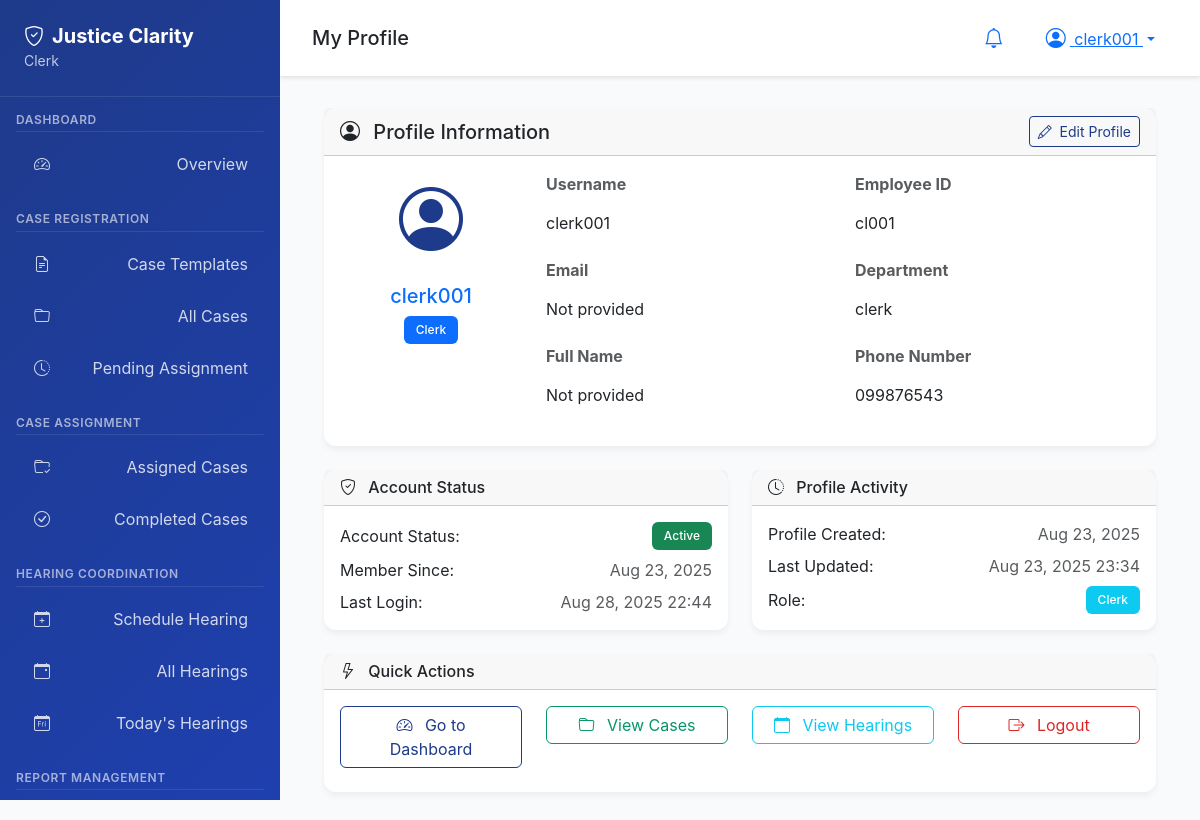
Page /profile/ (signed in) on the committed database.
### core/models.py (models this page shows, shortened)
class UserProfile(models.Model):
    ROLE_CHOICES = [
        ('clerk', 'Clerk'),
        ('judge', 'Judge'),
        ('prison_officer', 'Prison Officer'),
    ]
    user = models.OneToOneField(User, on_delete=models.CASCADE, related_name='profile')
    role = models.CharField(max_length=20, choices=ROLE_CHOICES)
    phone_number = models.CharField(max_length=15, blank=True, null=True)
    employee_id = models.CharField(max_length=20, unique=True)
    department = models.CharField(max_length=100, blank=True, null=True)
    is_active = models.BooleanField(default=True)
    created_at = models.DateTimeField(auto_now_add=True)
    updated_at = models.DateTimeField(auto_now=True)
    class Meta:
        verbose_name = "User Profile"
        verbose_name_plural = "User Profiles"

### core/views.py (the view, shortened to what this page needs)
# urls.py: path('profile/', views.profile_view, name='profile'),
@login_required
def profile_view(request):
    try:
        profile = request.user.profile
    except UserProfile.DoesNotExist:
        messages.error(request, 'User profile not found.')
        return redirect('core:dashboard')
    context = {
        'profile': profile,
        'user': request.user,
        'user_role': profile.role
    }
    if profile.role == 'judge':
        from court.models import Case, Hearing
        context.update({
            'total_cases_assigned': Case.objects.filter(assigned_judge=request.user).count(),
            'total_hearings_conducted': Hearing.objects.filter(judge=request.user, is_completed=True).count(),
            'recent_activity': Case.objects.filter(assigned_judge=request.user).order_by('-last_updated')[:5],
        })
    elif profile.role == 'clerk':
        from court.models import Case, Hearing
        context.update({
            'total_cases_processed': Case.objects.count(),
            'total_hearings_scheduled': Hearing.objects.count(),
            'recent_activity': Case.objects.order_by('-filing_date')[:5],
        })
    return render(request, 'core/profile.html', context)

### templates/core/profile.html (shortened to what this page needs)
{% extends 'base.html' %}
{% load static %}
{% block page_title %}My Profile{% endblock %}
{% block content %}
<div class="container-fluid">
    <div class="row">
        <div class="col-12">
            <div class="card mb-4">
                <div class="card-header d-flex justify-content-between align-items-center">
                    <h5 class="mb-0">
                        <i class="bi bi-person-circle me-2"></i>
                        Profile Information
                    </h5>
                    <div>
                        <button class="btn btn-outline-primary btn-sm" onclick="editProfile()">
                            <i class="bi bi-pencil me-1"></i>
                            Edit Profile
                        </button>
                    </div>
                </div>
                <div class="card-body">
                    <div class="row">
                        <div class="col-md-3 text-center">
                            <div class="profile-avatar mb-3">
                                <i class="bi bi-person-circle" style="font-size: 4rem; color: #1e3a8a;"></i>
                            </div>
                            <h5 class="text-primary">{{ user.get_full_name|default:user.username }}</h5>
                            <span class="badge bg-primary">{{ profile.get_role_display }}</span>
                        </div>
                        <div class="col-md-9">
                            <div class="row">
                                <div class="col-md-6">
                                    <div class="mb-3">
                                        <label class="form-label fw-bold text-muted">Username</label>
                                        <p class="form-control-plaintext">{{ user.username }}</p>
                                    </div>
                                    <div class="mb-3">
                                        <label class="form-label fw-bold text-muted">Email</label>
                                        <p class="form-control-plaintext">{{ user.email|default:"Not provided" }}</p>
                                    </div>
                                    <div class="mb-3">
                                        <label class="form-label fw-bold text-muted">Full Name</label>
                                        <p class="form-control-plaintext">{{ user.get_full_name|default:"Not provided" }}</p>
                                    </div>
                                </div>
                                <div class="col-md-6">
                                    <div class="mb-3">
                                        <label class="form-label fw-bold text-muted">Employee ID</label>
                                        <p class="form-control-plaintext">{{ profile.employee_id }}</p>
                                    </div>
                                    <div class="mb-3">
                                        <label class="form-label fw-bold text-muted">Department</label>
                                        <p class="form-control-plaintext">{{ profile.department|default:"Not assigned" }}</p>
                                    </div>
                                    <div class="mb-3">
                                        <label class="form-label fw-bold text-muted">Phone Number</label>
                                        <p class="form-control-plaintext">{{ profile.phone_number|default:"Not provided" }}</p>
                                    </div>
                                </div>
                            </div>
                        </div>
                    </div>
                </div>
            </div>
            <div class="row">
                <div class="col-md-6">
                    <div class="card">
                        <div class="card-header">
                            <h6 class="mb-0">
                                <i class="bi bi-shield-check me-2"></i>
                                Account Status
                            </h6>
                        </div>
                        <div class="card-body">
                            <div class="d-flex justify-content-between align-items-center mb-2">
                                <span>Account Status:</span>
                                {% if profile.is_active %}
                                    <span class="badge bg-success">Active</span>
                                {% else %}
                                    <span class="badge bg-danger">Inactive</span>
                                {% endif %}
                            </div>
                            <div class="d-flex justify-content-between align-items-center mb-2">
                                <span>Member Since:</span>
                                <span class="text-muted">{{ user.date_joined|date:"M d, Y" }}</span>
                            </div>
                            <div class="d-flex justify-content-between align-items-center">
                                <span>Last Login:</span>
                                <span class="text-muted">{{ user.last_login|date:"M d, Y H:i"|default:"Never" }}</span>
                            </div>
                        </div>
                    </div>
                </div>
                <div class="col-md-6">
                    <div class="card">
                        <div class="card-header">
                            <h6 class="mb-0">
                                <i class="bi bi-clock-history me-2"></i>
                                Profile Activity
                            </h6>
                        </div>
                        <div class="card-body">
                            <div class="d-flex justify-content-between align-items-center mb-2">
                                <span>Profile Created:</span>
                                <span class="text-muted">{{ profile.created_at|date:"M d, Y" }}</span>
                            </div>
                            <div class="d-flex justify-content-between align-items-center mb-2">
                                <span>Last Updated:</span>
                                <span class="text-muted">{{ profile.updated_at|date:"M d, Y H:i" }}</span>
                            </div>
                            <div class="d-flex justify-content-between align-items-center">
                                <span>Role:</span>
                                <span class="badge bg-info">{{ profile.get_role_display }}</span>
                            </div>
                        </div>
                    </div>
                </div>
            </div>
            <div class="card mt-4">
                <div class="card-header">
                    <h6 class="mb-0">
                        <i class="bi bi-lightning me-2"></i>
                        Quick Actions
                    </h6>
                </div>
                <div class="card-body">
                    <div class="row">
                        <div class="col-md-3 mb-2">
                            <a href="{% url 'core:clerk_dashboard' %}" class="btn btn-outline-primary w-100">
                                <i class="bi bi-speedometer2 me-2"></i>
                                Go to Dashboard
                            </a>
                        </div>
                        <div class="col-md-3 mb-2">
                            <a href="{% url 'court:case_list' %}" class="btn btn-outline-success w-100">
                                <i class="bi bi-folder me-2"></i>
                                View Cases
                            </a>
                        </div>
                        <div class="col-md-3 mb-2">
                            <a href="{% url 'court:hearing_list' %}" class="btn btn-outline-info w-100">
                                <i class="bi bi-calendar me-2"></i>
                                View Hearings
                            </a>
                        </div>
                        <div class="col-md-3 mb-2">
                            <a href="{% url 'core:logout' %}" class="btn btn-outline-danger w-100">
                                <i class="bi bi-box-arrow-right me-2"></i>
                                Logout
                            </a>
                        </div>
                    </div>
                </div>
            </div>
        </div>
    </div>
</div>
{% endblock %}

### templates/base.html (shortened to what this page needs)
{% load static %}
<!DOCTYPE html>
<html lang="en">
<head>
    <link href="https://cdn.jsdelivr.net/npm/bootstrap@5.3.2/dist/css/bootstrap.min.css" rel="stylesheet">
    <link href="https://cdn.jsdelivr.net/npm/bootstrap-icons@1.11.1/font/bootstrap-icons.css" rel="stylesheet">
    <link href="{% static 'css/styles.css' %}" rel="stylesheet">
    {% if user_role == 'clerk' %}
        <link href="{% static 'css/clerk_dashboard.css' %}" rel="stylesheet">
    {% elif user_role == 'judge' %}
        <link href="{% static 'css/judge_dashboard.css' %}" rel="stylesheet">
    {% else %}
        <link href="{% static 'css/prison_dashboard.css' %}" rel="stylesheet">
    {% endif %}
</head>
<body>
    {% if user.is_authenticated %}
    <nav class="sidebar" id="sidebar">
        <div class="sidebar-brand">
            <h4><i class="bi bi-shield-check me-2"></i>Justice Clarity</h4>
            <small class="text-light opacity-75">{{ user.profile.get_role_display }}</small>
        </div>
        <div class="sidebar-nav">
            {% if user.is_authenticated %}
                {% if user.profile.role == 'judge' %}
                    {% include 'core/navigation/judge_nav.html' %}
                {% elif user.profile.role == 'clerk' %}
                    {% include 'core/navigation/clerk_nav.html' %}
                {% elif user.profile.role == 'prison_officer' %}
                    {% include 'core/navigation/prison_nav.html' %}
                {% endif %}
            {% endif %}
        </div>
    </nav>
    <div class="main-content">
        <nav class="navbar">
            <div class="d-flex align-items-center">
                <h5 class="mb-0">{% block page_title %}Dashboard{% endblock %}</h5>
            </div>
            <div class="d-flex align-items-center">
                <div class="dropdown me-3">
                    <button class="btn btn-link position-relative" data-bs-toggle="dropdown">
                        <i class="bi bi-bell fs-5"></i>
                    </button>
                </div>
                <div class="dropdown">
                    <button class="btn btn-link dropdown-toggle" data-bs-toggle="dropdown">
                        <i class="bi bi-person-circle fs-5 me-1"></i>
                        {{ user.get_full_name|default:user.username }}
                    </button>
                </div>
            </div>
        </nav>
        <div class="content-wrapper fade-in">
            {% block content %}{% endblock %}
        </div>
    </div>
    {% else %}
    {% block login_content %}{% endblock %}
    {% endif %}
</body>
</html>

### static/css/styles.css (style rules this page uses)
.btn-outline-primary { border-color: var(--primary-color); color: var(--primary-color); background: transparent; }
.btn-outline-success { border-color: var(--success-color); color: var(--success-color); background: transparent; }
.btn-outline-danger { border-color: var(--danger-color); color: var(--danger-color); background: transparent; }
.form-label { font-weight: 600; color: var(--secondary-color); margin-bottom: 0.5rem; }

### static/css/clerk_dashboard.css (style rules this page uses)
:root { --clerk-primary: #059669; --clerk-secondary: #64748b; --clerk-accent: #10b981; --clerk-success: #059669; --clerk-warning: #d97706; --clerk-danger: #dc2626; --clerk-info: #0891b2; }

### templates/base.html (style rules this page uses)
:root { --primary-color: #1e3a8a; --secondary-color: #64748b; --success-color: #059669; --warning-color: #d97706; --danger-color: #dc2626; --sidebar-width: 280px; }
body { font-family: 'Inter', -apple-system, BlinkMacSystemFont, sans-serif; background-color: #f8fafc; }
.sidebar { position: fixed; top: 0; left: 0; height: 100vh; width: var(--sidebar-width); background: linear-gradient(135deg, var(--primary-color) 0%, #1e40af 100%); color: white; z-index: 1000; transition: all 0.3s ease; overflow-y: auto; }
.sidebar-brand { padding: 1.5rem; border-bottom: 1px solid rgba(255, 255, 255, 0.1); }
.sidebar-brand h4 { margin: 0; font-weight: 700; font-size: 1.25rem; }
.sidebar-nav { padding: 1rem 0; }
.main-content { margin-left: var(--sidebar-width); min-height: 100vh; }
.navbar { background: white; box-shadow: 0 2px 4px rgba(0, 0, 0, 0.1); padding: 1rem 2rem; margin-bottom: 2rem; }
.content-wrapper { padding: 0 2rem 2rem; }
.card { border: none; box-shadow: 0 4px 6px rgba(0, 0, 0, 0.05); border-radius: 0.75rem; transition: all 0.3s ease; }
.badge { padding: 0.5rem 0.75rem; border-radius: 0.375rem; font-weight: 500; }
.fade-in { animation: fadeIn 0.5s ease-in; }

### rows in the picture
UserProfile: role "Clerk", employee_id "cl001", department "clerk", phone_number "099876543", created_at "Aug 23, 2025", updated_at "Aug 23, 2025 23:34"

### other values in the picture
{{ user.profile.get_role_display }} "Clerk"
{{ user.get_full_name|default:user.username }} "clerk001"
{{ user.username }} "clerk001"
{{ user.email|default:"Not provided" }} "Not provided"
{{ user.get_full_name|default:"Not provided" }} "Not provided"
{{ user.date_joined|date:"M d, Y" }} "Aug 23, 2025"
{{ user.last_login|date:"M d, Y H:i"|default:"Never" }} "Aug 28, 2025 22:44"
